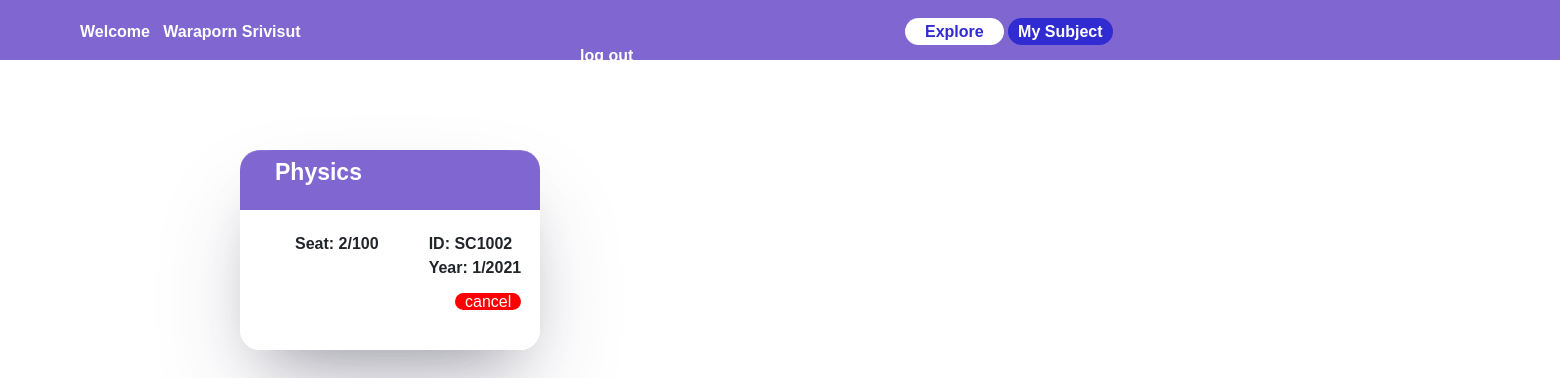
Screenshot of /regis/mysub (signed in) with the database file from the repository.
### regis/models.py (models this page shows)
class Course(models.Model):
    c_name = models.CharField(max_length=200)
    c_code = models.CharField(max_length=10)
    number_of_Applicants = models.IntegerField(default=0)
    seat = models.IntegerField()
    status = models.IntegerField(null=True)
    semeter = models.ForeignKey(Term,on_delete=models.CASCADE,related_name="c_term")
    student =  models.ManyToManyField(User, blank=True,related_name="student")
    for_year = models.IntegerField(null=True)
    year = models.IntegerField(null=True)
    def __str__(self):
        return f"{self.c_name}"

class Term(models.Model):   # 1 physics
    semeter =  models.IntegerField()
    year = models.IntegerField()
    def __str__(self):
        return f"{self.semeter}/{self.year}"

### regis/views.py (the view)
# urls.py: path('mysub',views.mysub , name="mysub"),
def mysub(request):
    data = Course.objects.filter(student=request.user.id)
    return render(request, "regis/mysub.html",{'courses':data})

### regis/templates/regis/mysub.html
  {% extends "regis/layout.html" %}
  {% block page%}
  <a href="{% url 'regis:home' %}" id="home2">Explore</a>
  <a href="{% url 'regis:mysub'%}" id="mysub2">My Subject</a>
  {% endblock %}
  {% block content %}
    <section class="nav">
    </section>
    <section class="body">
      {% for course in courses  %}
       <ul>
           <div class="container">
               <div class="header">{{course}}</div>
               <div class="content">
                        <li>Seat: {{course.number_of_Applicants}}/{{course.seat}}   </li>
                   <w>
                       <li>ID: {{course.c_code}}   </li>
                       <li>Year: {{course.semeter}}</li>
                   </w>
               </div>
               <p class="enroll"><a href="{% url 'regis:cancel' course.id 1 %}" id="cancel">cancel</a></p>
           </div>
       </ul>
        {% endfor %}
    </section>
  {% endblock %}

### regis/templates/regis/layout.html (shortened to what this page needs)
<!DOCTYPE html>
<html lang="en">
<head>
   <link href="//maxcdn.bootstrapcdn.com/bootstrap/4.1.1/css/bootstrap.min.css" rel="stylesheet" id="bootstrap-css">
    {% load static %}
    <link rel="stylesheet" type="text/css" href="{% static 'css/style.css' %}">
</head>
<body>
  <header>
    <a2 id="user">Welcome  &nbsp {{user.first_name}} {{user.last_name}}</a2>
    {% block page%}
    {% endblock %}
    <a href="{% url 'users:logout' %}" id='logout'>log out</a>
  </header>
        {% block content %}
        {% endblock %}
</body>
</html>

### regis/static/css/style.css (style rules this page uses)
body { font-family: 'Niramit', sans-serif; margin: 0; }
body header { width: 100%; height: 60px; padding-top: 20px; background: #7F66D1; position: fixed; }
#user { font-weight: bold; text-decoration: none; color: white; padding-left: 80px; padding-right: 600px; }
body section.body { padding-top: 50px; padding-bottom: 240px; padding-left: 200px; display: flex; flex-wrap: wrap; width: 1700px; }
.nav { padding-top: 100px; }
#home2 { padding-right: 20px; text-decoration: none; color:#312BD2; border-radius: 20px; padding: 5px 20px; background: white; font-weight: bold; }
#mysub2 { padding-right: 20px; text-decoration: none; color:white; border-radius: 20px; padding: 5px 10px; background: #312BD2; font-weight: bold; }
#logout { font-weight: bold; text-decoration: none; color: white; padding-left: 580px; }
body section ul { margin-right: 40px; }
.enroll { padding-left: 200px; }
#cancel { text-decoration: none; color:white; border-radius: 20px; padding: 0px 10px; background: red; }
body section ul div.container { width: 300px; height: 200px; background: linear-gradient(0deg, white 0%, white 70%, #7F66D1 50%, #7F66D1 100%); list-style: none; border-radius: 20px; box-shadow: rgba(255, 255, 255, 0.1) 0px 1px 1px 0px inset, rgba(50, 50, 93, 0.25) 0px 50px 100px -20px, rgba(0, 0, 0, 0.3) 0px 30px 60px -30px; transition: all 0.8s; }
body section ul div.container div.header { background: #7F66D1; padding-top: 5px; padding-left: 20px; padding-bottom: 12px; font-size: 23px; font-weight: bold; color: white; border-radius: 20px; }
body section ul div.container div.content { display: flex; padding-top: 30px; padding-left: 40px; font-weight: bold; padding-bottom: 10px; }
body section ul div.container w li { list-style: none; padding-left: 50px; }

### rows the page displays
Course: c_name "Physics", number_of_Applicants "2", seat "100", c_code "SC1002", semeter "1/2021"

### other values shown
{{ user.first_name }} "Waraporn"
{{ user.last_name }} "Srivisut"
